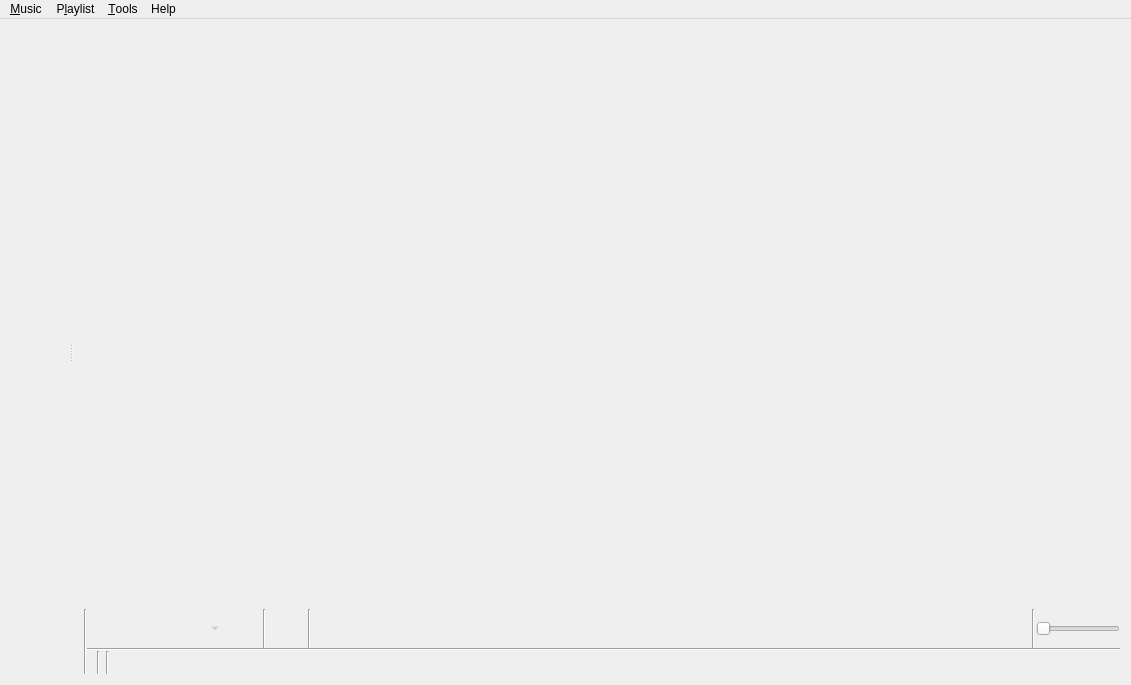
<?xml version="1.0" encoding="UTF-8"?>
<ui version="4.0">
 <class>MainWindow</class>
 <widget class="QMainWindow" name="MainWindow">
  <property name="geometry">
   <rect>
    <x>0</x>
    <y>0</y>
    <width>1131</width>
    <height>685</height>
   </rect>
  </property>
  <property name="windowTitle">
   <string>Strawberry Music Player</string>
  </property>
  <property name="windowIcon">
   <iconset resource="../../data/icons.qrc">
    <normaloff>:/icons/128x128/strawberry.png</normaloff>:/icons/128x128/strawberry.png</iconset>
  </property>
  <widget class="QWidget" name="centralWidget">
   <layout class="QVBoxLayout" name="layout_centralWidget">
    <property name="spacing">
     <number>0</number>
    </property>
    <property name="leftMargin">
     <number>0</number>
    </property>
    <property name="topMargin">
     <number>0</number>
    </property>
    <property name="rightMargin">
     <number>0</number>
    </property>
    <property name="bottomMargin">
     <number>0</number>
    </property>
    <item>
     <widget class="QSplitter" name="splitter">
      <property name="orientation">
       <enum>Qt::Orientation::Horizontal</enum>
      </property>
      <widget class="QWidget" name="sidebar_layout">
       <layout class="QVBoxLayout" name="layout_left">
        <property name="spacing">
         <number>0</number>
        </property>
        <item>
         <widget class="FancyTabWidget" name="tabs" native="true"/>
        </item>
        <item>
         <widget class="PlayingWidget" name="widget_playing" native="true"/>
        </item>
       </layout>
      </widget>
      <widget class="QWidget" name="playlist_layout">
       <layout class="QVBoxLayout" name="layout_right">
        <property name="spacing">
         <number>0</number>
        </property>
        <item>
         <widget class="PlaylistContainer" name="playlist" native="true">
          <property name="sizePolicy">
           <sizepolicy hsizetype="Preferred" vsizetype="Expanding">
            <horstretch>0</horstretch>
            <verstretch>0</verstretch>
           </sizepolicy>
          </property>
          <addaction name="action_edit_track"/>
          <addaction name="action_edit_value"/>
         </widget>
        </item>
        <item>
         <layout class="QHBoxLayout" name="layout_bottom">
          <property name="spacing">
           <number>0</number>
          </property>
          <item>
           <widget class="Line" name="line_6">
            <property name="orientation">
             <enum>Qt::Orientation::Vertical</enum>
            </property>
           </widget>
          </item>
          <item>
           <widget class="QWidget" name="player_controls_container" native="true">
            <layout class="QVBoxLayout" name="layout_player_controls_container">
             <property name="spacing">
              <number>0</number>
             </property>
             <property name="leftMargin">
              <number>0</number>
             </property>
             <property name="topMargin">
              <number>0</number>
             </property>
             <property name="rightMargin">
              <number>0</number>
             </property>
             <property name="bottomMargin">
              <number>0</number>
             </property>
             <item>
              <widget class="QFrame" name="player_controls">
               <property name="frameShape">
                <enum>QFrame::Shape::NoFrame</enum>
               </property>
               <layout class="QHBoxLayout" name="layout_player_controls">
                <property name="spacing">
                 <number>1</number>
                </property>
                <property name="leftMargin">
                 <number>0</number>
                </property>
                <property name="topMargin">
                 <number>0</number>
                </property>
                <property name="rightMargin">
                 <number>0</number>
                </property>
                <property name="bottomMargin">
                 <number>0</number>
                </property>
                <item>
                 <widget class="QToolButton" name="back_button">
                  <property name="accessibleName">
                   <string>MenuPopupToolButton</string>
                  </property>
                  <property name="iconSize">
                   <size>
                    <width>32</width>
                    <height>32</height>
                   </size>
                  </property>
                  <property name="autoRaise">
                   <bool>true</bool>
                  </property>
                 </widget>
                </item>
                <item>
                 <widget class="QToolButton" name="pause_play_button">
                  <property name="accessibleName">
                   <string>MenuPopupToolButton</string>
                  </property>
                  <property name="iconSize">
                   <size>
                    <width>32</width>
                    <height>32</height>
                   </size>
                  </property>
                  <property name="autoRaise">
                   <bool>true</bool>
                  </property>
                 </widget>
                </item>
                <item>
                 <widget class="QToolButton" name="stop_button">
                  <property name="enabled">
                   <bool>false</bool>
                  </property>
                  <property name="accessibleName">
                   <string>MenuPopupToolButton</string>
                  </property>
                  <property name="iconSize">
                   <size>
                    <width>32</width>
                    <height>32</height>
                   </size>
                  </property>
                  <property name="popupMode">
                   <enum>QToolButton::ToolButtonPopupMode::MenuButtonPopup</enum>
                  </property>
                  <property name="autoRaise">
                   <bool>true</bool>
                  </property>
                 </widget>
                </item>
                <item>
                 <widget class="QToolButton" name="forward_button">
                  <property name="accessibleName">
                   <string>MenuPopupToolButton</string>
                  </property>
                  <property name="iconSize">
                   <size>
                    <width>32</width>
                    <height>32</height>
                   </size>
                  </property>
                  <property name="autoRaise">
                   <bool>true</bool>
                  </property>
                 </widget>
                </item>
                <item>
                 <widget class="QWidget" name="widget_love" native="true">
                  <layout class="QHBoxLayout" name="layout_widget_love">
                   <property name="spacing">
                    <number>1</number>
                   </property>
                   <property name="leftMargin">
                    <number>0</number>
                   </property>
                   <property name="topMargin">
                    <number>0</number>
                   </property>
                   <property name="rightMargin">
                    <number>0</number>
                   </property>
                   <property name="bottomMargin">
                    <number>0</number>
                   </property>
                   <item>
                    <widget class="Line" name="line_love">
                     <property name="orientation">
                      <enum>Qt::Orientation::Vertical</enum>
                     </property>
                    </widget>
                   </item>
                   <item>
                    <widget class="QToolButton" name="button_love">
                     <property name="accessibleName">
                      <string>MenuPopupToolButton</string>
                     </property>
                     <property name="iconSize">
                      <size>
                       <width>32</width>
                       <height>32</height>
                      </size>
                     </property>
                     <property name="autoRaise">
                      <bool>true</bool>
                     </property>
                    </widget>
                   </item>
                  </layout>
                 </widget>
                </item>
                <item>
                 <widget class="Line" name="line_buttons">
                  <property name="orientation">
                   <enum>Qt::Orientation::Vertical</enum>
                  </property>
                 </widget>
                </item>
                <item>
                 <widget class="AnalyzerContainer" name="analyzer" native="true">
                  <property name="sizePolicy">
                   <sizepolicy hsizetype="Expanding" vsizetype="Preferred">
                    <horstretch>100</horstretch>
                    <verstretch>0</verstretch>
                   </sizepolicy>
                  </property>
                  <property name="minimumSize">
                   <size>
                    <width>0</width>
                    <height>36</height>
                   </size>
                  </property>
                 </widget>
                </item>
                <item>
                 <spacer name="horizontalSpacer">
                  <property name="orientation">
                   <enum>Qt::Orientation::Horizontal</enum>
                  </property>
                  <property name="sizeType">
                   <enum>QSizePolicy::Policy::Expanding</enum>
                  </property>
                  <property name="sizeHint" stdset="0">
                   <size>
                    <width>0</width>
                    <height>0</height>
                   </size>
                  </property>
                 </spacer>
                </item>
                <item>
                 <widget class="Line" name="line_volume">
                  <property name="orientation">
                   <enum>Qt::Orientation::Vertical</enum>
                  </property>
                 </widget>
                </item>
                <item>
                 <widget class="VolumeSlider" name="volume">
                  <property name="sizePolicy">
                   <sizepolicy hsizetype="Minimum" vsizetype="Fixed">
                    <horstretch>0</horstretch>
                    <verstretch>0</verstretch>
                   </sizepolicy>
                  </property>
                  <property name="maximum">
                   <number>100</number>
                  </property>
                  <property name="orientation">
                   <enum>Qt::Orientation::Horizontal</enum>
                  </property>
                 </widget>
                </item>
               </layout>
              </widget>
             </item>
             <item>
              <widget class="QWidget" name="status_bar" native="true">
               <property name="sizePolicy">
                <sizepolicy hsizetype="Preferred" vsizetype="Fixed">
                 <horstretch>0</horstretch>
                 <verstretch>0</verstretch>
                </sizepolicy>
               </property>
               <layout class="QVBoxLayout" name="layout_status_bar">
                <property name="spacing">
                 <number>0</number>
                </property>
                <property name="leftMargin">
                 <number>0</number>
                </property>
                <property name="topMargin">
                 <number>0</number>
                </property>
                <property name="rightMargin">
                 <number>0</number>
                </property>
                <property name="bottomMargin">
                 <number>0</number>
                </property>
                <item>
                 <widget class="Line" name="status_bar_line">
                  <property name="orientation">
                   <enum>Qt::Orientation::Horizontal</enum>
                  </property>
                 </widget>
                </item>
                <item>
                 <widget class="QWidget" name="status_bar_internal" native="true">
                  <property name="sizePolicy">
                   <sizepolicy hsizetype="Preferred" vsizetype="Fixed">
                    <horstretch>0</horstretch>
                    <verstretch>0</verstretch>
                   </sizepolicy>
                  </property>
                  <layout class="QHBoxLayout" name="layout_status_bar_internal">
                   <property name="spacing">
                    <number>3</number>
                   </property>
                   <property name="leftMargin">
                    <number>0</number>
                   </property>
                   <property name="topMargin">
                    <number>0</number>
                   </property>
                   <property name="rightMargin">
                    <number>0</number>
                   </property>
                   <property name="bottomMargin">
                    <number>0</number>
                   </property>
                   <item>
                    <widget class="QStackedWidget" name="status_bar_stack">
                     <property name="currentIndex">
                      <number>1</number>
                     </property>
                     <widget class="MultiLoadingIndicator" name="multi_loading_indicator"/>
                     <widget class="QWidget" name="playlist_summary_page">
                      <layout class="QVBoxLayout" name="layout_playlist_summary">
                       <property name="spacing">
                        <number>0</number>
                       </property>
                       <property name="leftMargin">
                        <number>0</number>
                       </property>
                       <property name="topMargin">
                        <number>0</number>
                       </property>
                       <property name="rightMargin">
                        <number>0</number>
                       </property>
                       <property name="bottomMargin">
                        <number>0</number>
                       </property>
                       <item>
                        <widget class="QLabel" name="playlist_summary">
                         <property name="alignment">
                          <set>Qt::AlignmentFlag::AlignRight|Qt::AlignmentFlag::AlignTrailing|Qt::AlignmentFlag::AlignVCenter</set>
                         </property>
                        </widget>
                       </item>
                      </layout>
                     </widget>
                    </widget>
                   </item>
                   <item>
                    <widget class="Line" name="line_5">
                     <property name="orientation">
                      <enum>Qt::Orientation::Vertical</enum>
                     </property>
                    </widget>
                   </item>
                   <item>
                    <widget class="PlaylistSequence" name="playlist_sequence" native="true"/>
                   </item>
                   <item>
                    <widget class="Line" name="line_2">
                     <property name="orientation">
                      <enum>Qt::Orientation::Vertical</enum>
                     </property>
                    </widget>
                   </item>
                   <item>
                    <widget class="QToolButton" name="button_scrobble">
                     <property name="enabled">
                      <bool>true</bool>
                     </property>
                     <property name="sizePolicy">
                      <sizepolicy hsizetype="Fixed" vsizetype="Fixed">
                       <horstretch>0</horstretch>
                       <verstretch>0</verstretch>
                      </sizepolicy>
                     </property>
                     <property name="text">
                      <string/>
                     </property>
                     <property name="iconSize">
                      <size>
                       <width>16</width>
                       <height>16</height>
                      </size>
                     </property>
                     <property name="autoRaise">
                      <bool>true</bool>
                     </property>
                    </widget>
                   </item>
                   <item>
                    <widget class="TrackSlider" name="track_slider" native="true">
                     <property name="sizePolicy">
                      <sizepolicy hsizetype="Preferred" vsizetype="Preferred">
                       <horstretch>10</horstretch>
                       <verstretch>0</verstretch>
                      </sizepolicy>
                     </property>
                    </widget>
                   </item>
                  </layout>
                 </widget>
                </item>
               </layout>
              </widget>
             </item>
            </layout>
           </widget>
          </item>
         </layout>
        </item>
       </layout>
      </widget>
     </widget>
    </item>
   </layout>
  </widget>
  <widget class="QMenuBar" name="menuBar">
   <property name="geometry">
    <rect>
     <x>0</x>
     <y>0</y>
     <width>1131</width>
     <height>23</height>
    </rect>
   </property>
   <widget class="QMenu" name="menu_music">
    <property name="title">
     <string>&amp;Music</string>
    </property>
    <addaction name="action_open_file"/>
    <addaction name="action_open_cd"/>
    <addaction name="separator"/>
    <addaction name="action_previous_track"/>
    <addaction name="action_play_pause"/>
    <addaction name="action_play_stop"/>
    <addaction name="action_stop"/>
    <addaction name="action_next_track"/>
    <addaction name="separator"/>
    <addaction name="action_mute"/>
    <addaction name="separator"/>
    <addaction name="action_love"/>
    <addaction name="separator"/>
    <addaction name="action_quit"/>
   </widget>
   <widget class="QMenu" name="menu_playlist">
    <property name="title">
     <string>P&amp;laylist</string>
    </property>
    <addaction name="action_add_file"/>
    <addaction name="action_add_folder"/>
    <addaction name="action_add_stream"/>
    <addaction name="separator"/>
    <addaction name="action_shuffle_mode"/>
    <addaction name="action_repeat_mode"/>
    <addaction name="separator"/>
    <addaction name="action_new_playlist"/>
    <addaction name="action_save_playlist"/>
    <addaction name="action_load_playlist"/>
    <addaction name="action_save_all_playlists"/>
    <addaction name="separator"/>
    <addaction name="action_jump"/>
    <addaction name="action_clear_playlist"/>
    <addaction name="action_shuffle"/>
    <addaction name="action_remove_duplicates"/>
    <addaction name="action_remove_unavailable"/>
   </widget>
   <widget class="QMenu" name="menu_help">
    <property name="title">
     <string>Help</string>
    </property>
    <addaction name="action_about_strawberry"/>
    <addaction name="action_about_qt"/>
    <addaction name="separator"/>
   </widget>
   <widget class="QMenu" name="menu_tools">
    <property name="title">
     <string>&amp;Tools</string>
    </property>
    <addaction name="action_cover_manager"/>
    <addaction name="action_equalizer"/>
    <addaction name="action_transcoder"/>
    <addaction name="separator"/>
    <addaction name="action_update_collection"/>
    <addaction name="action_full_collection_scan"/>
    <addaction name="action_stop_collection_scan"/>
    <addaction name="separator"/>
    <addaction name="action_settings"/>
    <addaction name="action_import_data_from_last_fm"/>
    <addaction name="action_console"/>
    <addaction name="separator"/>
    <addaction name="action_toggle_show_sidebar"/>
   </widget>
   <addaction name="menu_music"/>
   <addaction name="menu_playlist"/>
   <addaction name="menu_tools"/>
   <addaction name="menu_help"/>
  </widget>
  <action name="action_previous_track">
   <property name="text">
    <string>Previous track</string>
   </property>
   <property name="shortcut">
    <string>F5</string>
   </property>
  </action>
  <action name="action_play_pause">
   <property name="text">
    <string>&amp;Play</string>
   </property>
   <property name="shortcut">
    <string>F6</string>
   </property>
  </action>
  <action name="action_play_stop">
    <property name="text">
      <string>&amp;Play/Stop</string>
    </property>
    <property name="shortcut">
      <string>F9</string>
    </property>
  </action>
  <action name="action_stop">
   <property name="enabled">
    <bool>false</bool>
   </property>
   <property name="text">
    <string>&amp;Play/Stop</string>
   </property>
   <property name="shortcut">
    <string>F7</string>
   </property>
  </action>
  <action name="action_next_track">
   <property name="text">
    <string>&amp;Next track</string>
   </property>
   <property name="shortcut">
    <string>F8</string>
   </property>
  </action>
  <action name="action_quit">
   <property name="text">
    <string>&amp;Quit</string>
   </property>
   <property name="shortcut">
    <string>Ctrl+Q</string>
   </property>
   <property name="menuRole">
    <enum>QAction::MenuRole::QuitRole</enum>
   </property>
  </action>
  <action name="action_stop_after_this_track">
   <property name="text">
    <string>Stop after this track</string>
   </property>
   <property name="shortcut">
    <string>Ctrl+Alt+V</string>
   </property>
  </action>
  <action name="action_love">
   <property name="enabled">
    <bool>false</bool>
   </property>
   <property name="text">
    <string>Love</string>
   </property>
   <property name="shortcut">
    <string notr="true">Ctrl+L</string>
   </property>
  </action>
  <action name="action_clear_playlist">
   <property name="text">
    <string>&amp;Clear playlist</string>
   </property>
   <property name="toolTip">
    <string>Clear playlist</string>
   </property>
   <property name="shortcut">
    <string>Ctrl+K</string>
   </property>
  </action>
  <action name="action_edit_track">
   <property name="text">
    <string>Edit track information...</string>
   </property>
   <property name="shortcut">
    <string>Ctrl+E</string>
   </property>
  </action>
  <action name="action_renumber_tracks">
   <property name="text">
    <string>Renumber tracks in this order...</string>
   </property>
  </action>
  <action name="action_selection_set_value">
   <property name="text">
    <string>Set value for all selected tracks...</string>
   </property>
  </action>
  <action name="action_edit_value">
   <property name="text">
    <string>Edit tag...</string>
   </property>
  </action>
  <action name="action_settings">
   <property name="text">
    <string>&amp;Settings...</string>
   </property>
   <property name="shortcut">
    <string>Ctrl+P</string>
   </property>
   <property name="menuRole">
    <enum>QAction::MenuRole::PreferencesRole</enum>
   </property>
  </action>
  <action name="action_about_strawberry">
   <property name="icon">
    <iconset resource="../../data/icons.qrc">
     <normaloff>:/icons/64x64/strawberry.png</normaloff>:/icons/64x64/strawberry.png</iconset>
   </property>
   <property name="text">
    <string>&amp;About Strawberry</string>
   </property>
   <property name="shortcut">
    <string>F1</string>
   </property>
   <property name="menuRole">
    <enum>QAction::MenuRole::AboutRole</enum>
   </property>
  </action>
  <action name="action_shuffle">
   <property name="text">
    <string>S&amp;huffle playlist</string>
   </property>
   <property name="shortcut">
    <string>Ctrl+H</string>
   </property>
  </action>
  <action name="action_add_file">
   <property name="text">
    <string>&amp;Add file...</string>
   </property>
   <property name="shortcut">
    <string>Ctrl+Shift+A</string>
   </property>
  </action>
  <action name="action_open_file">
   <property name="text">
    <string>&amp;Open file...</string>
   </property>
  </action>
  <action name="action_open_cd">
   <property name="text">
    <string>Open audio &amp;CD...</string>
   </property>
  </action>
  <action name="action_cover_manager">
   <property name="text">
    <string>&amp;Cover Manager</string>
   </property>
  </action>
  <action name="action_console">
   <property name="text">
    <string>C&amp;onsole</string>
   </property>
  </action>
  <action name="action_shuffle_mode">
   <property name="text">
    <string>&amp;Shuffle mode</string>
   </property>
  </action>
  <action name="action_repeat_mode">
   <property name="text">
    <string>&amp;Repeat mode</string>
   </property>
  </action>
  <action name="action_remove_from_playlist">
   <property name="text">
    <string>Remove from playlist</string>
   </property>
  </action>
  <action name="action_equalizer">
   <property name="text">
    <string>&amp;Equalizer</string>
   </property>
  </action>
  <action name="action_transcoder">
   <property name="text">
    <string>&amp;Transcode Music</string>
   </property>
  </action>
  <action name="action_add_folder">
   <property name="text">
    <string>Add &amp;folder...</string>
   </property>
  </action>
  <action name="action_jump">
   <property name="text">
    <string>&amp;Jump to the currently playing track</string>
   </property>
   <property name="shortcut">
    <string>Ctrl+J</string>
   </property>
  </action>
  <action name="action_new_playlist">
   <property name="text">
    <string>&amp;New playlist</string>
   </property>
   <property name="shortcut">
    <string>Ctrl+N</string>
   </property>
  </action>
  <action name="action_save_playlist">
   <property name="text">
    <string>Save &amp;playlist...</string>
   </property>
   <property name="shortcut">
    <string>Ctrl+S</string>
   </property>
  </action>
  <action name="action_load_playlist">
   <property name="text">
    <string>&amp;Load playlist...</string>
   </property>
   <property name="shortcut">
    <string>Ctrl+Shift+O</string>
   </property>
  </action>
  <action name="action_save_all_playlists">
   <property name="text">
    <string>&amp;Save all playlists...</string>
   </property>
  </action>
  <action name="action_next_playlist">
   <property name="text">
    <string>Go to next playlist tab</string>
   </property>
  </action>
  <action name="action_previous_playlist">
   <property name="text">
    <string>Go to previous playlist tab</string>
   </property>
  </action>
  <action name="action_update_collection">
   <property name="text">
    <string>&amp;Update changed collection folders</string>
   </property>
  </action>
  <action name="action_about_qt">
   <property name="text">
    <string>About &amp;Qt</string>
   </property>
   <property name="menuRole">
    <enum>QAction::MenuRole::AboutQtRole</enum>
   </property>
  </action>
  <action name="action_mute">
   <property name="checkable">
    <bool>true</bool>
   </property>
   <property name="text">
    <string>&amp;Mute</string>
   </property>
   <property name="shortcut">
    <string>Ctrl+M</string>
   </property>
  </action>
  <action name="action_full_collection_scan">
   <property name="text">
    <string>&amp;Do a full collection rescan</string>
   </property>
  </action>
  <action name="action_stop_collection_scan">
   <property name="text">
    <string>Stop collection scan</string>
   </property>
   <property name="toolTip">
    <string>Stop collection scan</string>
   </property>
  </action>
  <action name="action_auto_complete_tags">
   <property name="text">
    <string>Complete tags automatically...</string>
   </property>
   <property name="shortcut">
    <string>Ctrl+T</string>
   </property>
  </action>
  <action name="action_toggle_scrobbling">
   <property name="text">
    <string>Toggle scrobbling</string>
   </property>
  </action>
  <action name="action_remove_duplicates">
   <property name="text">
    <string>Remove &amp;duplicates from playlist</string>
   </property>
  </action>
  <action name="action_remove_unavailable">
   <property name="text">
    <string>Remove &amp;unavailable tracks from playlist</string>
   </property>
  </action>
  <action name="action_add_files_to_transcoder">
   <property name="checkable">
    <bool>false</bool>
   </property>
   <property name="text">
    <string>Add file(s) to transcoder</string>
   </property>
   <property name="toolTip">
    <string>Add file to transcoder</string>
   </property>
   <property name="shortcut">
    <string notr="true">Ctrl+Shift+T</string>
   </property>
  </action>
  <action name="action_add_stream">
   <property name="text">
    <string>Add stream...</string>
   </property>
  </action>
  <action name="action_toggle_show_sidebar">
   <property name="checkable">
    <bool>true</bool>
   </property>
   <property name="text">
    <string>Show sidebar</string>
   </property>
  </action>
  <action name="action_import_data_from_last_fm">
   <property name="text">
    <string>Import data from last.fm...</string>
   </property>
  </action>
 </widget>
 <layoutdefault spacing="6" margin="11"/>
 <customwidgets>
  <customwidget>
   <class>VolumeSlider</class>
   <extends>QSlider</extends>
   <header>widgets/volumeslider.h</header>
  </customwidget>
  <customwidget>
   <class>AnalyzerContainer</class>
   <extends>QWidget</extends>
   <header>analyzer/analyzercontainer.h</header>
   <container>1</container>
  </customwidget>
  <customwidget>
   <class>PlaylistContainer</class>
   <extends>QWidget</extends>
   <header>playlist/playlistcontainer.h</header>
   <container>1</container>
  </customwidget>
  <customwidget>
   <class>TrackSlider</class>
   <extends>QWidget</extends>
   <header>widgets/trackslider.h</header>
   <container>1</container>
  </customwidget>
  <customwidget>
   <class>PlaylistSequence</class>
   <extends>QWidget</extends>
   <header>playlist/playlistsequence.h</header>
   <container>1</container>
  </customwidget>
  <customwidget>
   <class>MultiLoadingIndicator</class>
   <extends>QWidget</extends>
   <header>widgets/multiloadingindicator.h</header>
   <container>1</container>
  </customwidget>
  <customwidget>
   <class>PlayingWidget</class>
   <extends>QWidget</extends>
   <header>widgets/playingwidget.h</header>
   <container>1</container>
  </customwidget>
  <customwidget>
   <class>FancyTabWidget</class>
   <extends>QWidget</extends>
   <header>widgets/fancytabwidget.h</header>
  </customwidget>
 </customwidgets>
 <resources>
  <include location="../../data/icons.qrc"/>
 </resources>
 <connections/>
</ui>
